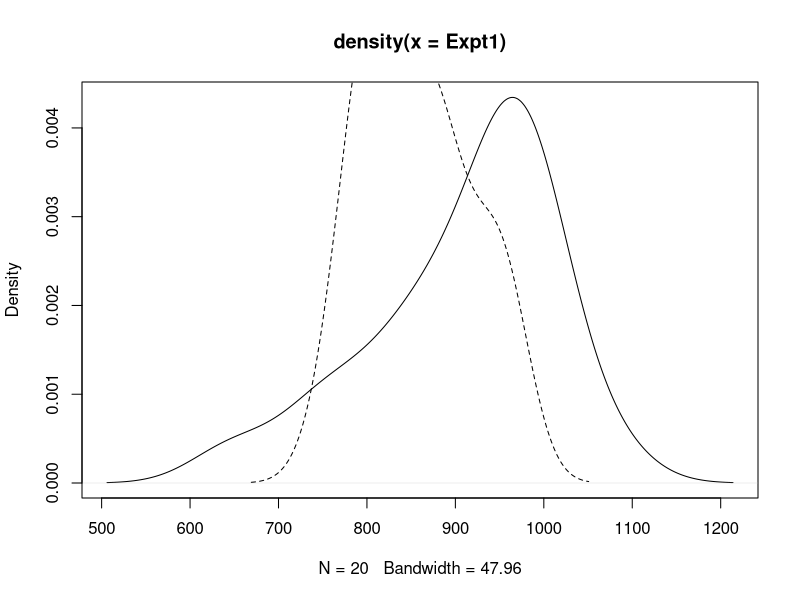
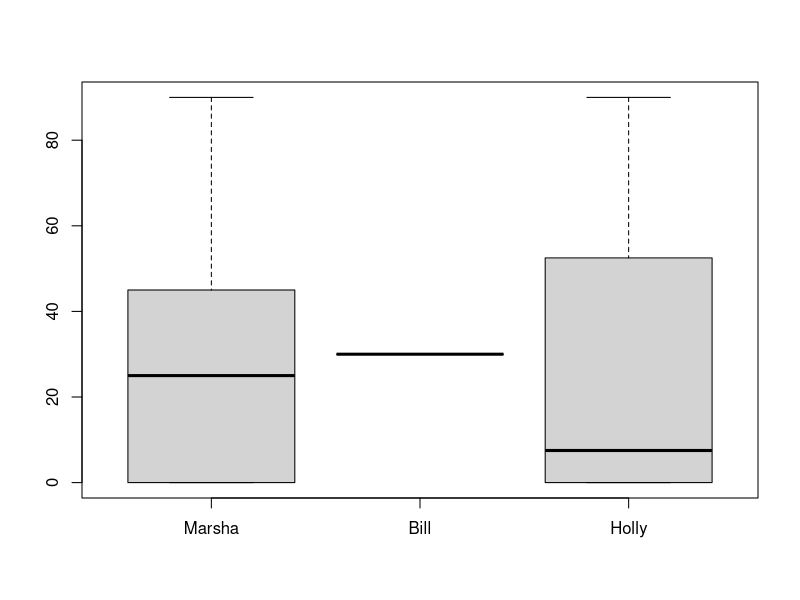
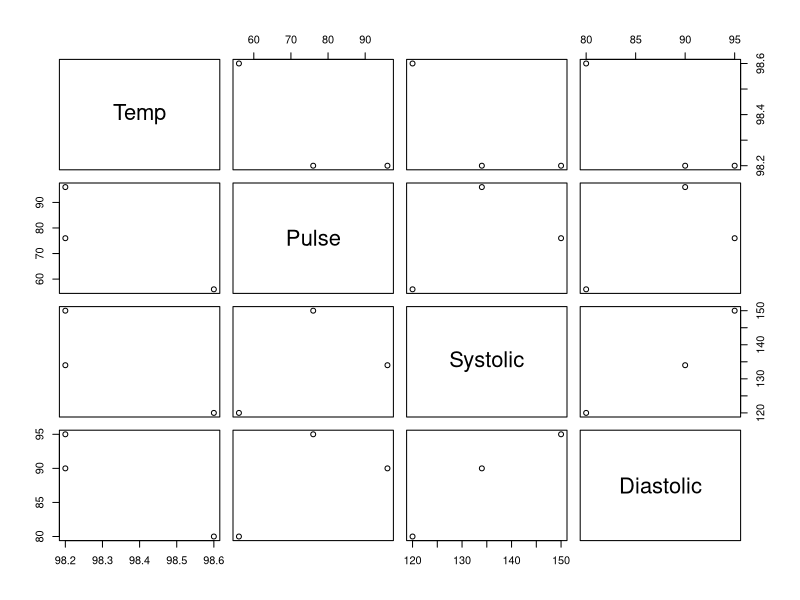
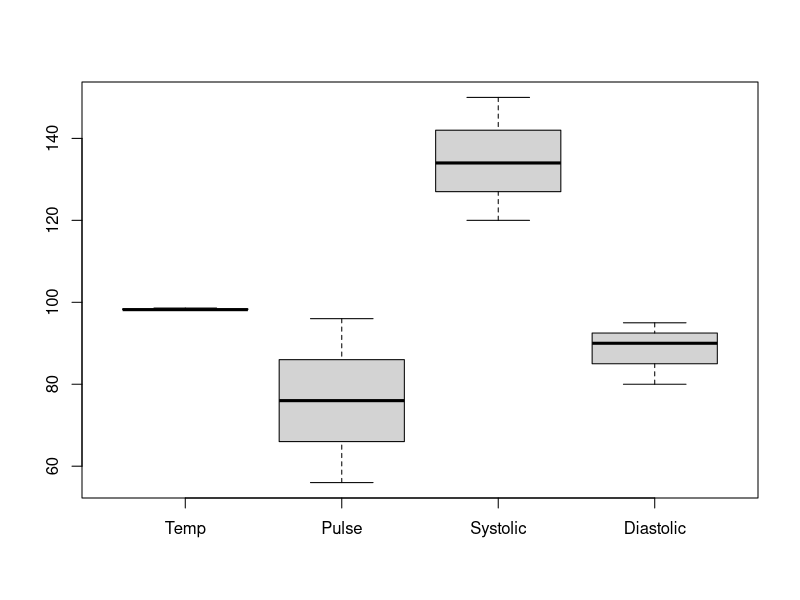

Write the R code that produced these figures, in order.
## ---- chunk 1
library(MASS)
data("michelson")
str(michelson)
Speed_split <- with(michelson, split(Speed, Expt)) #Creates a list with the variables we want
Expt1 <- Speed_split$`1` #For experiment 1
Expt2 <- Speed_split$`2` #For experiment 2
plot(density(Expt1), lty = 1) #Creates density plot of the two lines
lines(density(Expt2), lty = 2)
## ---- chunk 2
list.student <- list(Marsha = c(25,0,45,90,0), Bill = c(30,30,30,30), Holly = c(15,0,90,0))
#Creates a list with three names and the specified values for each
list.student #Displays list
boxplot(list.student) #Creates boxplot for list
## ---- chunk 3
df <- data.frame(Temp = c(98.2,98.6,98.2), Pulse = c(96,56,76), Systolic = c(134,120,150), Diastolic = c(90,80,95))
#Creates data frame with the given columns
rownames(df) <- c("Jackie","Florence", "Mildred") #Names the rows of the dataframe
df #Displays dataframe
plot(df) #Creates plot
boxplot(df) #Creates boxplot
#Plot and boxplot produce different graphics because of the structure and continuity in the data
## ---- chunk 4
data("ToothGrowth")
l1 <- split(ToothGrowth$len, list(ToothGrowth$dose, ToothGrowth$supp)) #Splits len into 6 groups
l1 #Displays l1
